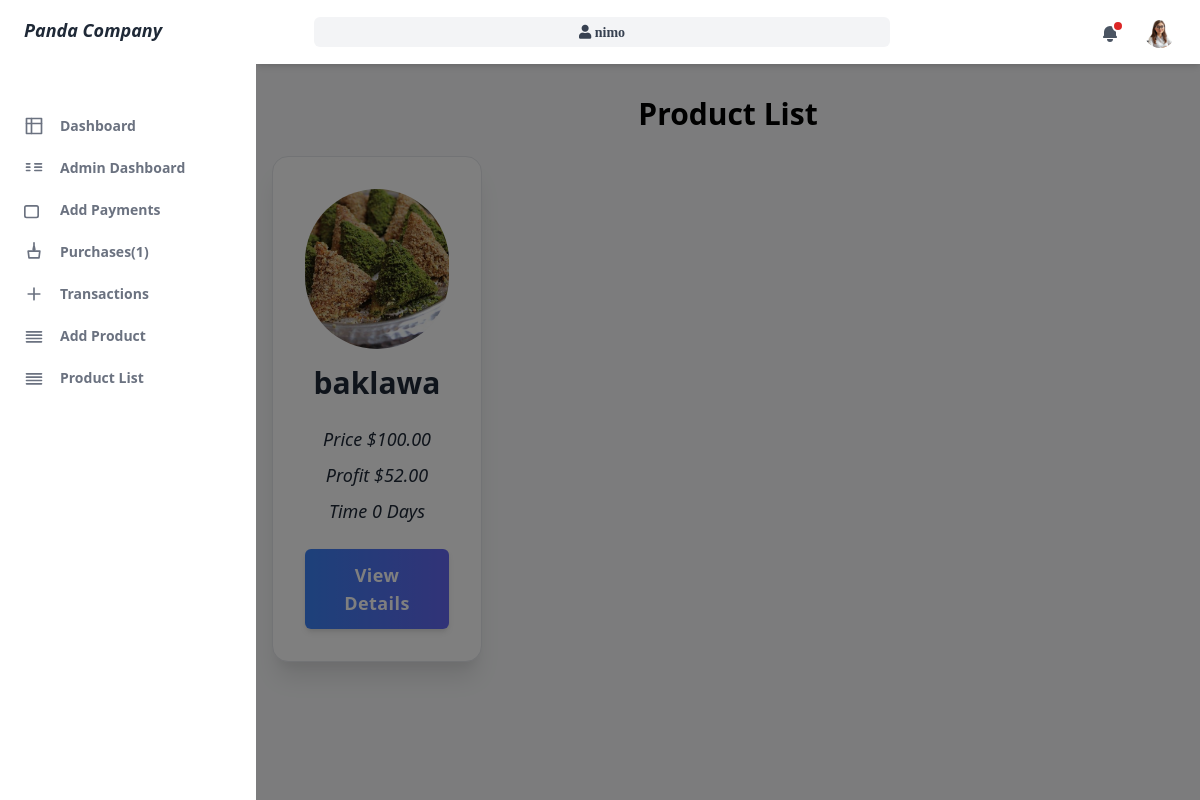
Screenshot of /products/ (signed in) with the database file from the repository.
### products/models.py (models this page shows, shortened)
class Product(models.Model):
    choice_state = (('sold', 'Sold'), ('unsold', 'Unsold'))
    user = models.ForeignKey(User, on_delete=models.CASCADE, null=True, blank=True)
    name = models.CharField(max_length=255)
    image = models.ImageField(upload_to='products/')
    description = models.TextField()
    estimated_cost = models.DecimalField(max_digits=10, decimal_places=2)
    estimated_profit = models.DecimalField(max_digits=10, decimal_places=2)
    estimated_time = models.IntegerField()
    state = models.CharField(max_length=20, choices=choice_state, default='unsold')
    created_at = models.DateTimeField(default=timezone.now)

### products/views.py (the view)
# urls.py: path('', ProductListView.as_view(), name='product_list'),
@method_decorator(never_cache, name='dispatch')
class ProductListView(LoginRequiredMixin, ListView):
    model = Product
    template_name = 'product_list.html'
    context_object_name = 'products'

### dashboards/notify.py (called while the page is built)
def navbar_notifications(request):
    if request.user.is_authenticated:
        unread_notifications_count = Notification.objects.filter(user=request.user, is_read=False).count()
        unread_notifications = Notification.objects.filter(user=request.user, is_read=False)
        return {
            'unread_notifications_count': unread_notifications_count,
            'unread_notifications': unread_notifications
        }
    return {
        'unread_notifications_count': 0,
        'unread_notifications': []
    }

### dashboards/views.py (called while the page is built)
def sidebar_counts(request):
    purchase = Purchase.objects.count()
    transaction = Transaction.objects.count()
    return {'purchase': purchase, 'transaction': transaction}

### products/templates/product_list.html (shortened to what this page needs)
{% extends 'base.html' %}
{% block content %}
<div class="container mx-auto px-4 py-8">
    <h1 class="text-3xl font-bold text-center mb-6">Product List</h1>
    {% if products %}
    <div class="grid grid-cols-1 sm:grid-cols-2 md:grid-cols-3 lg:grid-cols-4 xl:grid-cols-5 gap-6">
        {% for product in products %}
        <div class="p-8 bg-white rounded-2xl shadow-xl hover:shadow-2xl transform transition duration-300 hover:scale-105 flex flex-col justify-center items-center text-center border border-gray-200">
            <img src="{{ product.image.url }}" alt="Image of {{ product.name }}" class="w-40 h-40 object-cover rounded-full mb-4 ">
            <h2 class="text-3xl font-bold text-gray-800 hover:text-blue-500 transition duration-200 mb-4">{{ product.name }}</h2>
            <div class="mt-2 space-y-2 w-full text-lg font-medium text-gray-700">
                <p class="text-gray-800"> <i>Price ${{ product.estimated_cost|floatformat:2 }}</i> </p>
                <p class="text-gray-800"> <i>Profit ${{ product.estimated_profit|floatformat:2 }}</i> </p>
                <p class="text-gray-800"> <i>Time {{ product.estimated_time }} Day{{product.estimated_time|pluralize}}</i> </p>
            </div>
            <div class="mt-6 w-full">
                <a href="{% url 'product_details' product.id %}" class="block px-6 py-3 bg-gradient-to-r from-blue-500 to-indigo-500 text-white rounded-md shadow-md hover:from-blue-600 hover:to-indigo-600 transition duration-200 transform hover:scale-105 text-lg font-semibold tracking-wide">
                    View Details
                </a>
            </div>
        </div>
        {% endfor %}
    </div>
    {% else %}
        <p class="text-center text-gray-400">No Products Available.</p>
    {% endif %}
</div>
{% endblock %}

### my_app/templates/base.html (shortened to what this page needs)
{% load static %}
<!DOCTYPE html>
<html :class="{ 'theme-dark': dark }" x-data="data()" lang="en">
  <head>
    <link rel="stylesheet" href="https://cdnjs.cloudflare.com/ajax/libs/Chart.js/2.9.3/Chart.min.css"/>
    <link rel="stylesheet" href="{%  static 'css/tailwind.output.css'%}" />
    <link href="https://cdn.jsdelivr.net/npm/tailwindcss@2.2.16/dist/tailwind.min.css" rel="stylesheet">
    <link href="https://cdnjs.cloudflare.com/ajax/libs/font-awesome/5.15.3/css/all.min.css" rel="stylesheet">
  </head>
<body>
    <div class="flex h-screen bg-gray-50 dark:bg-gray-700" :class="{ 'overflow-hidden': isSideMenuOpen}">
      {% include 'parts/sidebar.html' %}
      <div class="flex flex-col flex-1 w-full">
        {% include 'parts/header.html' %}
        <main class="h-full overflow-y-auto">
          {% block content %} {% endblock content %}
        </main>
      </div>
    </div>
</body>
</html>

### my_app/templates/parts/sidebar.html (shortened to what this page needs)
{% load static %}
<aside class="z-20 hidden w-64 overflow-y-auto bg-white dark:bg-gray-800 md:block flex-shrink-0">
    <div class="py-4 text-gray-500 dark:text-gray-400">
        <a class="ml-6 text-lg font-bold text-gray-800 dark:text-gray-200" href="#" aria-label="Panda Company">
            <i>Panda Company</i>
        </a>
        <div class="mt-16">
            <ul>
                <li class="relative px-6 py-2">
                    <a
                        class="inline-flex items-center w-full text-sm font-semibold transition-colors duration-150 hover:text-gray-800 dark:hover:text-gray-200"
                        href="{% url 'user_dashboard' %}"
                        aria-label="Dashboard"
                    >
                        <svg class="w-5 h-5" aria-hidden="true" fill="none" stroke-linecap="round" stroke-linejoin="round" stroke-width="2" viewBox="0 0 24 24" stroke="currentColor">
                            <path d="M3 3h18v18H3z"></path>
                            <path d="M9 3v18"></path>
                            <path d="M3 9h18"></path>
                        </svg>
                        <span class="ml-4">Dashboard</span>
                    </a>
                </li>
            </ul>
            {% if user.is_superuser %}
            <ul>
                <li class="relative px-6 py-2">
                    <a
                        class="inline-flex items-center w-full text-sm font-semibold transition-colors duration-150 hover:text-gray-800 dark:hover:text-gray-200"
                        href="{% url 'admin_dashboard' %}"
                        aria-label="Admin Dashboard"
                    >
                        <svg class="w-5 h-5" aria-hidden="true" fill="none" stroke-linecap="round" stroke-linejoin="round" stroke-width="2" viewBox="0 0 24 24" stroke="currentColor">
                            <path d="M3 7h4M3 11h4M3 15h4M13 7h8M13 11h8M13 15h8"></path>
                        </svg>
                        <span class="ml-4">Admin Dashboard</span>
                    </a>
                </li>
            </ul>
            <ul>
                <li class="relative px-6 py-2">
                    <a
                        class="inline-flex items-center w-full text-sm font-semibold transition-colors duration-150 hover:text-gray-800 dark:hover:text-gray-200"
                        href=""
                        aria-label="Add Payments"
                    >
                        <svg class="w-5 h-5" aria-hidden="true" fill="none" stroke-linecap="round" stroke-linejoin="round" stroke-width="2" viewBox="0 0 24 24" stroke="currentColor">
                            <path d="M3 7h12a2 2 0 012 2v10a2 2 0 01-2 2H3a2 2 0 01-2-2V9a2 2 0 012-2h12z"></path>
                        </svg>
                        <span class="ml-4">Add Payments</span>
                    </a>
                </li>
            </ul>
            <ul>
                <li class="relative px-6 py-2">
                    <a
                        class="inline-flex items-center w-full text-sm font-semibold transition-colors duration-150 hover:text-gray-800 dark:hover:text-gray-200"
                        href="{% url 'purchase_list' %}"
                        aria-label="Purchases"
                    >
                        <svg class="w-5 h-5" aria-hidden="true" fill="none" stroke-linecap="round" stroke-linejoin="round" stroke-width="2" viewBox="0 0 24 24" stroke="currentColor">
                            <path d="M12 4V1M12 4l1 5h-2l1-5zM12 4l-1 5h2l-1-5zM6 19h12l1-8H5l1 8z"></path>
                        </svg>
                        {% if purchase %}
                        <span class="ml-4">Purchases({{ purchase }})</span>
                        {% else %}
                        <span class="ml-4">Purchases</span>
                        {% endif %}
                    </a>
                </li>
            </ul>
            <ul>
                <li class="relative px-6 py-2">
                    <a
                        class="inline-flex items-center w-full text-sm font-semibold transition-colors duration-150 hover:text-gray-800 dark:hover:text-gray-200"
                        href="{% url 'transaction_list' %}"
                        aria-label="Transactions"
                    >
                        <svg class="w-5 h-5" aria-hidden="true" fill="none" stroke-linecap="round" stroke-linejoin="round" stroke-width="2" viewBox="0 0 24 24" stroke="currentColor">
                            <path d="M12 5v14M5 12h14"></path>
                        </svg>
                        {% if transaction %}
                        <span class="ml-4">Transactions({{ transaction }})</span>
                        {% else %}
                        <span class="ml-4">Transactions</span>
                        {% endif %}
                    </a>
                </li>
            </ul>
            {% endif %}
            <ul>
                <li class="relative px-6 py-2">
                    <a
                        class="inline-flex items-center w-full text-sm font-semibold transition-colors duration-150 hover:text-gray-800 dark:hover:text-gray-200"
                        href="{% url 'add_product' %}"
                        aria-label="Add Product"
                    >
                        <svg class="w-5 h-5" aria-hidden="true" fill="none" stroke-linecap="round" stroke-linejoin="round" stroke-width="2" viewBox="0 0 24 24" stroke="currentColor">
                            <path d="M3 7h18M3 11h18M3 15h18M3 19h18"></path>
                        </svg>
                        <span class="ml-4">Add Product</span>
                    </a>
                </li>
            </ul>
            <ul>
                <li class="relative px-6 py-2">
                    <a
                        class="inline-flex items-center w-full text-sm font-semibold transition-colors duration-150 hover:text-gray-800 dark:hover:text-gray-200"
                        href="{% url 'product_list' %}"
                        aria-label="Product List"
                    >
                        <svg class="w-5 h-5" aria-hidden="true" fill="none" stroke-linecap="round" stroke-linejoin="round" stroke-width="2" viewBox="0 0 24 24" stroke="currentColor">
                            <path d="M3 7h18M3 11h18M3 15h18M3 19h18"></path>
                        </svg>
                        <span class="ml-4">Product List</span>
                    </a>
                </li>
            </ul>
        </div>
    </div>
</aside>
<div
    x-show="isSideMenuOpen"
    x-transition:enter="transition ease-in-out duration-150"
    x-transition:enter-start="opacity-0"
    x-transition:enter-end="opacity-100"
    x-transition:leave="transition ease-in-out duration-150"
    x-transition:leave-start="opacity-100"
    x-transition:leave-end="opacity-0"
    class="fixed inset-0 z-10 flex items-end bg-black bg-opacity-50 sm:items-center sm:justify-center"
    aria-hidden="true"
></div>

### my_app/templates/parts/header.html (shortened to what this page needs)
{% load static %}
<header class="z-10 py-4 bg-white shadow-md dark:bg-gray-800 round-xl">
  <div class="container flex items-center justify-between h-full px-6 mx-auto text-gray-600 dark:text-gray-300">
    <div class="flex justify-center flex-1 lg:mr-32">
      <div class="relative w-full max-w-xl mr-6">
        <button class="w-full text-sm text-gray-700 bg-gray-100 border-0 rounded-md dark:bg-gray-700 dark:text-gray-200 dark:hover:text-gray-100 flex items-center justify-center p-2 hover:bg-gray-200 dark:hover:bg-gray-600 transition-all duration-300">
          <i class="fas fa-user font-bold"> {{ user.username }}</i>
        </button>
      </div>
    </div>
    <ul class="flex items-center flex-shrink-0 space-x-6">
      <li class="relative">
        <button class="relative align-middle rounded-md focus:outline-none focus:shadow-outline-purple" @click="toggleNotificationsMenu" @keydown.escape="closeNotificationsMenu" aria-label="Notifications" aria-haspopup="true">
          <svg class="w-5 h-5" aria-hidden="true" fill="currentColor" viewBox="0 0 20 20">
            <path d="M10 2a6 6 0 00-6 6v3.586l-.707.707A1 1 0 004 14h12a1 1 0 00.707-1.707L16 11.586V8a6 6 0 00-6-6zM10 18a3 3 0 01-3-3h6a3 3 0 01-3 3z"></path>
          </svg>
          <span aria-hidden="true" class="absolute top-0 right-0 inline-block w-3 h-3 transform translate-x-1 -translate-y-1 bg-red-600 border-2 border-white rounded-full dark:border-gray-800"></span>
        </button>
      </li>
      <li class="relative">
        <button
          class="align-middle rounded-full focus:shadow-outline-purple focus:outline-none"
          @click="toggleProfileMenu"
          @keydown.escape="closeProfileMenu"
          aria-label="Account"
          aria-haspopup="true"
        >
        {% if profile.gender == 'male' %}
          <img
            class="object-cover w-8 h-8 rounded-full"
            src="{% static 'img/boy_pic_profile.png' %}"
            alt=""
            aria-hidden="true"
          />
        {% else %}
          <img
            class="object-cover w-8 h-8 rounded-full"
            src="{% static 'img/girl_pic_profile.png' %}"
            alt=""
            aria-hidden="true"
          />
        {% endif %}
        </button>
      </li>
      </ul>
    </div>
</header>

### rows the page displays
Product: image (picture), name "baklawa", estimated_cost "100.00", estimated_profit "52.00", estimated_time "0"

### other values shown
{{ purchase }} "1"
{{ user.username }} "nimo"
